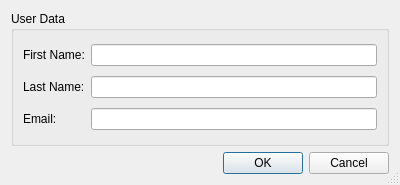
<?xml version="1.0" encoding="UTF-8"?>
<ui version="4.0">
 <class>GitUserConfigDataDialog</class>
 <widget class="QDialog" name="GitUserConfigDataDialog">
  <property name="geometry">
   <rect>
    <x>0</x>
    <y>0</y>
    <width>400</width>
    <height>185</height>
   </rect>
  </property>
  <property name="windowTitle">
   <string>Git User Data</string>
  </property>
  <property name="sizeGripEnabled">
   <bool>true</bool>
  </property>
  <layout class="QVBoxLayout" name="verticalLayout">
   <item>
    <widget class="QGroupBox" name="groupBox">
     <property name="title">
      <string>User Data</string>
     </property>
     <layout class="QGridLayout" name="gridLayout">
      <item row="0" column="0">
       <widget class="QLabel" name="label">
        <property name="text">
         <string>First Name:</string>
        </property>
       </widget>
      </item>
      <item row="0" column="1">
       <widget class="QLineEdit" name="firstNameEdit">
        <property name="toolTip">
         <string>Enter the first name</string>
        </property>
        <property name="clearButtonEnabled">
         <bool>true</bool>
        </property>
       </widget>
      </item>
      <item row="1" column="0">
       <widget class="QLabel" name="label_2">
        <property name="text">
         <string>Last Name:</string>
        </property>
       </widget>
      </item>
      <item row="1" column="1">
       <widget class="QLineEdit" name="lastNameEdit">
        <property name="toolTip">
         <string>Enter the last name</string>
        </property>
        <property name="clearButtonEnabled">
         <bool>true</bool>
        </property>
       </widget>
      </item>
      <item row="2" column="0">
       <widget class="QLabel" name="label_3">
        <property name="text">
         <string>Email:</string>
        </property>
       </widget>
      </item>
      <item row="2" column="1">
       <widget class="QLineEdit" name="emailEdit">
        <property name="toolTip">
         <string>Enter the email address</string>
        </property>
        <property name="clearButtonEnabled">
         <bool>true</bool>
        </property>
       </widget>
      </item>
     </layout>
    </widget>
   </item>
   <item>
    <widget class="QDialogButtonBox" name="buttonBox">
     <property name="orientation">
      <enum>Qt::Horizontal</enum>
     </property>
     <property name="standardButtons">
      <set>QDialogButtonBox::Cancel|QDialogButtonBox::Ok</set>
     </property>
    </widget>
   </item>
  </layout>
 </widget>
 <tabstops>
  <tabstop>firstNameEdit</tabstop>
  <tabstop>lastNameEdit</tabstop>
  <tabstop>emailEdit</tabstop>
  <tabstop>buttonBox</tabstop>
 </tabstops>
 <resources/>
 <connections>
  <connection>
   <sender>buttonBox</sender>
   <signal>accepted()</signal>
   <receiver>GitUserConfigDataDialog</receiver>
   <slot>accept()</slot>
   <hints>
    <hint type="sourcelabel">
     <x>257</x>
     <y>378</y>
    </hint>
    <hint type="destinationlabel">
     <x>157</x>
     <y>274</y>
    </hint>
   </hints>
  </connection>
  <connection>
   <sender>buttonBox</sender>
   <signal>rejected()</signal>
   <receiver>GitUserConfigDataDialog</receiver>
   <slot>reject()</slot>
   <hints>
    <hint type="sourcelabel">
     <x>325</x>
     <y>378</y>
    </hint>
    <hint type="destinationlabel">
     <x>286</x>
     <y>274</y>
    </hint>
   </hints>
  </connection>
 </connections>
</ui>
